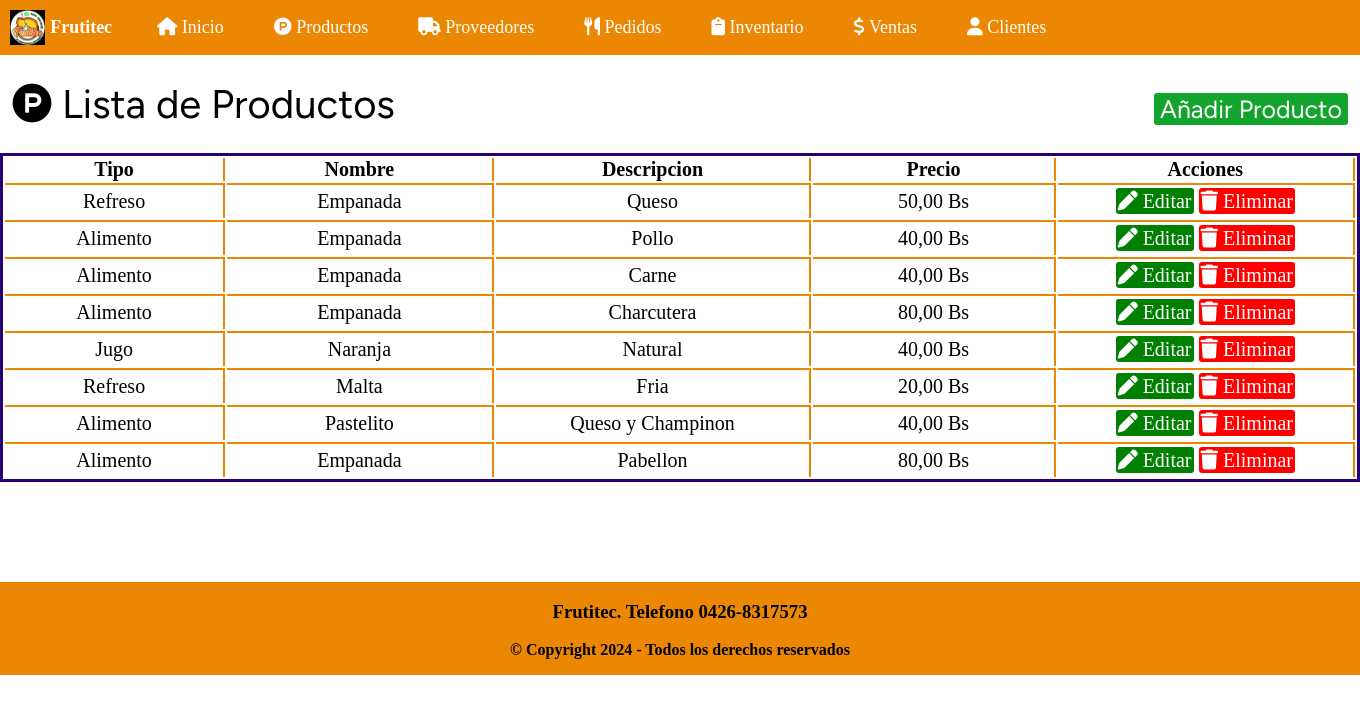
The app's page /assets/PHP/productos.php (signed in) with its own data.
### tables this page shows
CREATE TABLE `registroproductos` (
  `idproducto` int(30) NOT NULL,
  `tipo` varchar(15) DEFAULT NULL,
  `nombre` varchar(15) DEFAULT NULL,
  `descripcion` varchar(30) DEFAULT NULL,
  `precio` varchar(50) DEFAULT NULL
);

### assets/PHP/productos.php (the view, shortened to what this page needs)
<!DOCTYPE html>
<html lang="en">
<head>
    <link rel="stylesheet" href="../Css/productos.css">
    <link rel="stylesheet" href="https://cdnjs.cloudflare.com/ajax/libs/font-awesome/6.5.1/css/all.min.css">
</head>
<body>
    <header>
        <nav>
            <ul class="menu-screen">
                <li><img src="../images/Logo.jpg" alt="LogoFrutitec" height="35px" class="logo-nav"></li>
                <h4>Frutitec</h4>
                <li><a href="../PHP/menu.php"><i class="fa-solid fa-house"></i> Inicio</a></li>
                <li><a href="../PHP/productos.php"><i class="fa-brands fa-product-hunt"></i> Productos</a></li>
                <li><a href="../PHP/proveedores.php"><i class="fa-solid fa-truck"></i> Proveedores</a></li>
                <li><a href="../PHP/pedidos.php"><i class="fa-solid fa-utensils"></i> Pedidos</a></li>
                <li><a href="../PHP/inventario.php"><i class="fa-solid fa-clipboard"></i> Inventario</a></li>
                <li><a href="../PHP/ventas.php"><i class="fa-solid fa-dollar-sign"></i> Ventas</a></li>
                <li><a href="../PHP/clientes.php"><i class="fa-solid fa-user"></i> Clientes </a></li>
            </ul>
        </nav>
    </header>
    <div class="icon">
        <div class="icon2"><i class="fa-brands fa-product-hunt"></i> Lista de Productos</div>
        <div class="btnAnadir"><button onclick="openModal()">Añadir Producto</button></div>
    </div>
    <table>
        <tr>
            <td><b>Tipo</b></td>
            <td><b>Nombre</b></td>
            <td><b>Descripcion</b></td>
            <td><b>Precio</b></td>
            <td><b>Acciones</b></td>
        </tr>
        <?php
        include 'conexion1.php';
        $sql = "SELECT * FROM registroproductos";
        $result = mysqli_query($conexion, $sql);
        while ($mostrar = mysqli_fetch_array($result)) {
        ?>
            <tr class="tabla2">
                <td><?php echo $mostrar['tipo'] ?></td>
                <td><?php echo $mostrar['nombre'] ?></td>
                <td><?php echo $mostrar['descripcion'] ?></td>
                <td><?php echo $mostrar['precio']?> Bs</td>
                <td><a href="editarProducto.php?idproducto=<?php echo $mostrar['idproducto']; ?>" class="editar"><i class="fa-solid fa-pen"></i> Editar</a>
                    <a href="eliminar.php? idproducto=<?php echo $mostrar['idproducto'] ?>" class="eliminar" onclick='return confirmacion()'><i class="fa-solid fa-trash"></i> Eliminar</a>
                </td>
            </tr>
        <?php
        }
        ?>
    </table>
    <footer>
        <h3>Frutitec. Telefono 0426-8317573</h3>
        <strong>
            <p>&copy; Copyright 2024 - Todos los derechos reservados
        </strong>
    </footer>
</body>
</html>

### assets/Css/productos.css (style rules this page uses)
:root { --fondosNaranjas:rgb(236, 135, 3); --light-color: #ffff; --menu: WorkSans; --titulo: figtree; }
body { padding: 0; margin: 0; box-sizing: border-box; overflow-x: hidden; }
header { background: var(--fondosNaranjas); text-align: center; font-size: 50px; width: auto; }
.logo-nav { margin-top:25px; margin-bottom:20px; margin-left: -35px; position:relative; }
h4 { color: var(--light-color); }
nav ul { display: flex; align-items: center; list-style: none; font-size: 18px; margin: 0px; padding: 0px; width: 1350px; height: 55px; font-family: var(--menu); }
nav ul li { margin:5px; margin-left: 45px; }
nav ul li a { color: var(--light-color); text-decoration: none; cursor:pointer; }
.icon { display: flex; margin: 25px 0px 0px 12px; justify-content: space-between; align-items: center; }
.icon2, .btnAnadir { font-size: 40px; font-family: var(--titulo); }
button { margin-right: 12px; font-size: 25px; font-family: var(--titulo); background: rgb(19, 164, 46); color: var(--light-color); border:none; border-radius: 3px; cursor: pointer; }
table { margin: 25px 0px 0px 0px; font-size: 20px; font-family: var(--menu); border: 3px solid #280274; width: 100%; }
tr { text-align: center; }
td { padding: 0px 50px 0px 50px; border-right: 2px solid var(--fondosNaranjas); }
.tabla2 td { border-top: 2px solid var(--fondosNaranjas); padding: 5px; text-align: center; }
.eliminar { text-decoration: none; padding: 2px; color: white; background: red; border-radius: 3px; font-family: var(--menu); width: auto; height: auto; }
.editar { text-decoration: none; padding: 2px; color: white; background: green; border-radius: 3px; font-family: var(--menu); width: auto; height: auto; }
footer { background: var(--fondosNaranjas); width: 100%; text-align: center; margin-top: 100px; position:absolute; font-family: var(--menu); }

### records on screen
registroproductos: tipo "Refreso", nombre "Empanada", descripcion "Queso", precio "50,00"
registroproductos: tipo "Alimento", nombre "Empanada", descripcion "Pollo", precio "40,00"
registroproductos: tipo "Alimento", nombre "Empanada", descripcion "Carne", precio "40,00"
registroproductos: tipo "Alimento", nombre "Empanada", descripcion "Charcutera", precio "80,00"
registroproductos: tipo "Jugo", nombre "Naranja", descripcion "Natural", precio "40,00"
registroproductos: tipo "Refreso", nombre "Malta", descripcion "Fria", precio "20,00"
registroproductos: tipo "Alimento", nombre "Pastelito", descripcion "Queso y Champinon", precio "40,00"
registroproductos: tipo "Alimento", nombre "Empanada", descripcion "Pabellon", precio "80,00"
